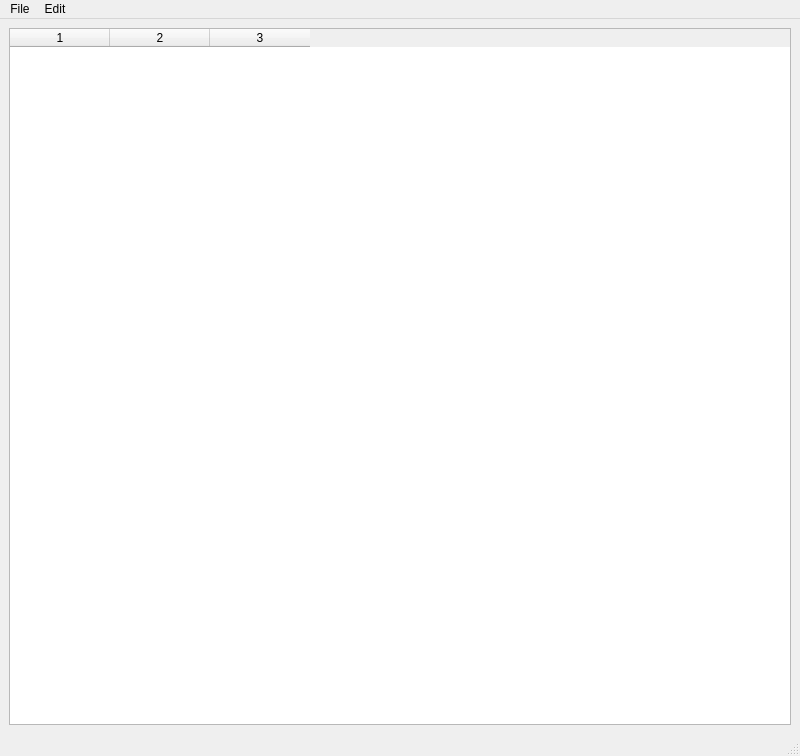
<?xml version="1.0" encoding="UTF-8"?>
<ui version="4.0">
 <class>MainWindow</class>
 <widget class="QMainWindow" name="MainWindow">
  <property name="geometry">
   <rect>
    <x>0</x>
    <y>0</y>
    <width>800</width>
    <height>756</height>
   </rect>
  </property>
  <property name="windowTitle">
   <string>Freepoint Client</string>
  </property>
  <property name="windowIcon">
   <iconset resource="../resources/resource.qrc">
    <normaloff>:/go-home</normaloff>:/go-home</iconset>
  </property>
  <widget class="QWidget" name="centralwidget">
   <layout class="QGridLayout" name="gridLayout">
    <item row="0" column="0">
     <widget class="QTableWidget" name="tableWidget">
      <property name="columnCount">
       <number>3</number>
      </property>
      <column/>
      <column/>
      <column/>
     </widget>
    </item>
   </layout>
  </widget>
  <widget class="QMenuBar" name="menubar">
   <property name="geometry">
    <rect>
     <x>0</x>
     <y>0</y>
     <width>800</width>
     <height>22</height>
    </rect>
   </property>
   <widget class="QMenu" name="menuFile">
    <property name="title">
     <string>File</string>
    </property>
    <addaction name="separator"/>
    <addaction name="actionConnection_details"/>
    <addaction name="actionQuit"/>
   </widget>
   <widget class="QMenu" name="menuEdit">
    <property name="title">
     <string>Edit</string>
    </property>
    <widget class="QMenu" name="menuSelect_Table">
     <property name="title">
      <string>Select Table</string>
     </property>
    </widget>
    <addaction name="menuSelect_Table"/>
    <addaction name="actionManageConnections"/>
   </widget>
   <addaction name="menuFile"/>
   <addaction name="menuEdit"/>
  </widget>
  <widget class="QStatusBar" name="statusbar"/>
  <action name="actionQuit">
   <property name="text">
    <string>Quit.</string>
   </property>
  </action>
  <action name="actionConnection_details">
   <property name="text">
    <string>Add Connection</string>
   </property>
  </action>
  <action name="actionManage_Connections">
   <property name="text">
    <string>Manage Connections</string>
   </property>
  </action>
  <action name="actionSomething">
   <property name="text">
    <string>Something</string>
   </property>
  </action>
  <action name="actionManageConnections">
   <property name="text">
    <string>Manage Connections</string>
   </property>
  </action>
 </widget>
 <resources>
  <include location="../resources/resource.qrc"/>
 </resources>
 <connections>
  <connection>
   <sender>actionConnection_details</sender>
   <signal>triggered()</signal>
   <receiver>MainWindow</receiver>
   <slot>openConnectionDialog()</slot>
   <hints>
    <hint type="sourcelabel">
     <x>-1</x>
     <y>-1</y>
    </hint>
    <hint type="destinationlabel">
     <x>399</x>
     <y>299</y>
    </hint>
   </hints>
  </connection>
  <connection>
   <sender>actionQuit</sender>
   <signal>triggered()</signal>
   <receiver>MainWindow</receiver>
   <slot>close()</slot>
   <hints>
    <hint type="sourcelabel">
     <x>-1</x>
     <y>-1</y>
    </hint>
    <hint type="destinationlabel">
     <x>399</x>
     <y>299</y>
    </hint>
   </hints>
  </connection>
  <connection>
   <sender>tableWidget</sender>
   <signal>cellDoubleClicked(int,int)</signal>
   <receiver>MainWindow</receiver>
   <slot>storeCell(int,int)</slot>
   <hints>
    <hint type="sourcelabel">
     <x>453</x>
     <y>484</y>
    </hint>
    <hint type="destinationlabel">
     <x>911</x>
     <y>759</y>
    </hint>
   </hints>
  </connection>
  <connection>
   <sender>tableWidget</sender>
   <signal>cellEntered(int,int)</signal>
   <receiver>MainWindow</receiver>
   <slot>storeCell(int,int)</slot>
   <hints>
    <hint type="sourcelabel">
     <x>398</x>
     <y>368</y>
    </hint>
    <hint type="destinationlabel">
     <x>1022</x>
     <y>749</y>
    </hint>
   </hints>
  </connection>
  <connection>
   <sender>actionManageConnections</sender>
   <signal>triggered()</signal>
   <receiver>MainWindow</receiver>
   <slot>openManageDialog()</slot>
   <hints>
    <hint type="sourcelabel">
     <x>-1</x>
     <y>-1</y>
    </hint>
    <hint type="destinationlabel">
     <x>399</x>
     <y>299</y>
    </hint>
   </hints>
  </connection>
  <connection>
   <sender>tableWidget</sender>
   <signal>cellChanged(int,int)</signal>
   <receiver>MainWindow</receiver>
   <slot>changeTable(int,int)</slot>
   <hints>
    <hint type="sourcelabel">
     <x>481</x>
     <y>410</y>
    </hint>
    <hint type="destinationlabel">
     <x>-51</x>
     <y>433</y>
    </hint>
   </hints>
  </connection>
 </connections>
 <slots>
  <slot>changeTable()</slot>
  <slot>openConnectionDialog()</slot>
  <slot>storeCell()</slot>
  <slot>openManageDialog()</slot>
  <slot>changeTable(int,int)</slot>
  <slot>storeCell(int,int)</slot>
  <slot>testSegv()</slot>
 </slots>
</ui>
